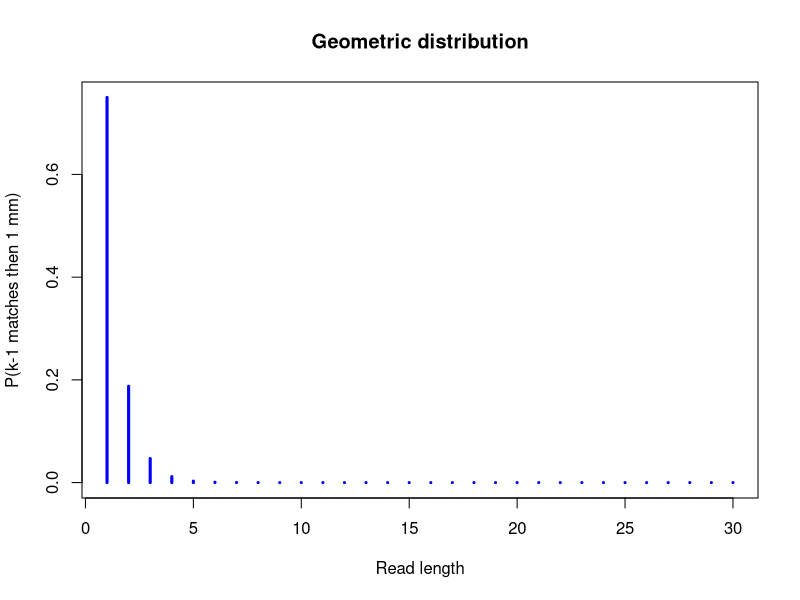
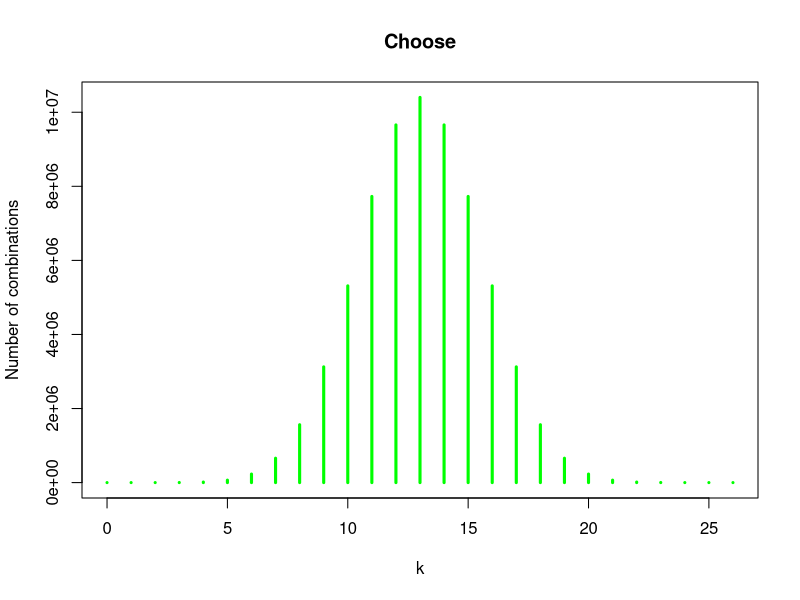
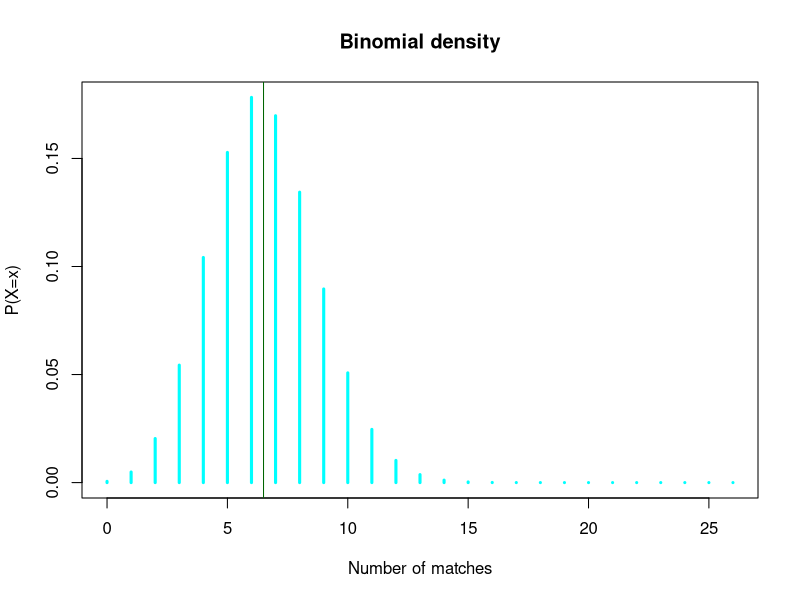

Recreate these plots in R, in order.
## ---- chunk 1
## Define the knitr options
library(knitr)
knitr::opts_chunk$set(echo=FALSE, eval=TRUE, cache=FALSE, message=FALSE, warning=FALSE, comment = "")
## ---- chunk 2
## Nucleotide matching probability 
## (assuming equiprobability and independence !)
p <- 1/4  ## prior residue probability
G <- 3e9 ## Genome size
k <- 26  ## Read length
## ---- chunk 3
x <- 1:30
dens.geo <- p^(x-1) * (1-p)
plot(x, dens.geo, type="h", lwd=3, col="blue",
     main="Geometric distribution",
     xlab="Read length", ylab="P(k-1 matches then 1 mm)")

## ---- chunk 4
plot(0:k, choose(k=0:k, n=k), lwd=3, col="green", type="h",
main="Choose", xlab="k", ylab="Number of combinations")
## ---- chunk 5
X <- 0:26

p.matches.eq.x <- dbinom(x=X, prob = p, size = k)

plot(X, p.matches.eq.x, type="h", lwd=3, col="cyan",
     
     main="Binomial density", xlab="Number of matches", ylab="P(X=x)")

exp.x <- k*p
abline(v=exp.x, col="darkgreen")

## A more general definition of the expectation: the sum of values weighted by their priorprobability
exp.x <- sum(X*p.matches.eq.x)

